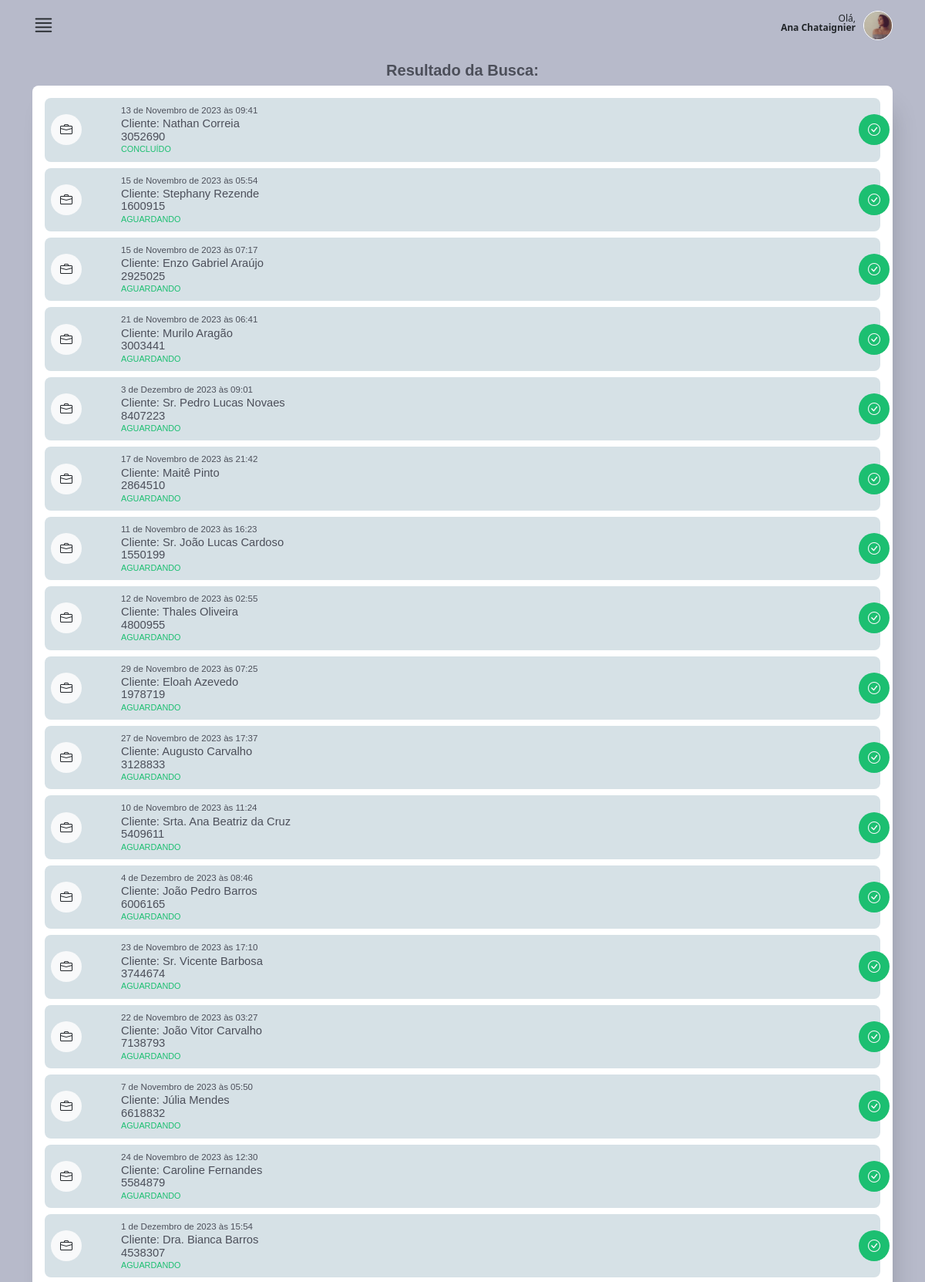
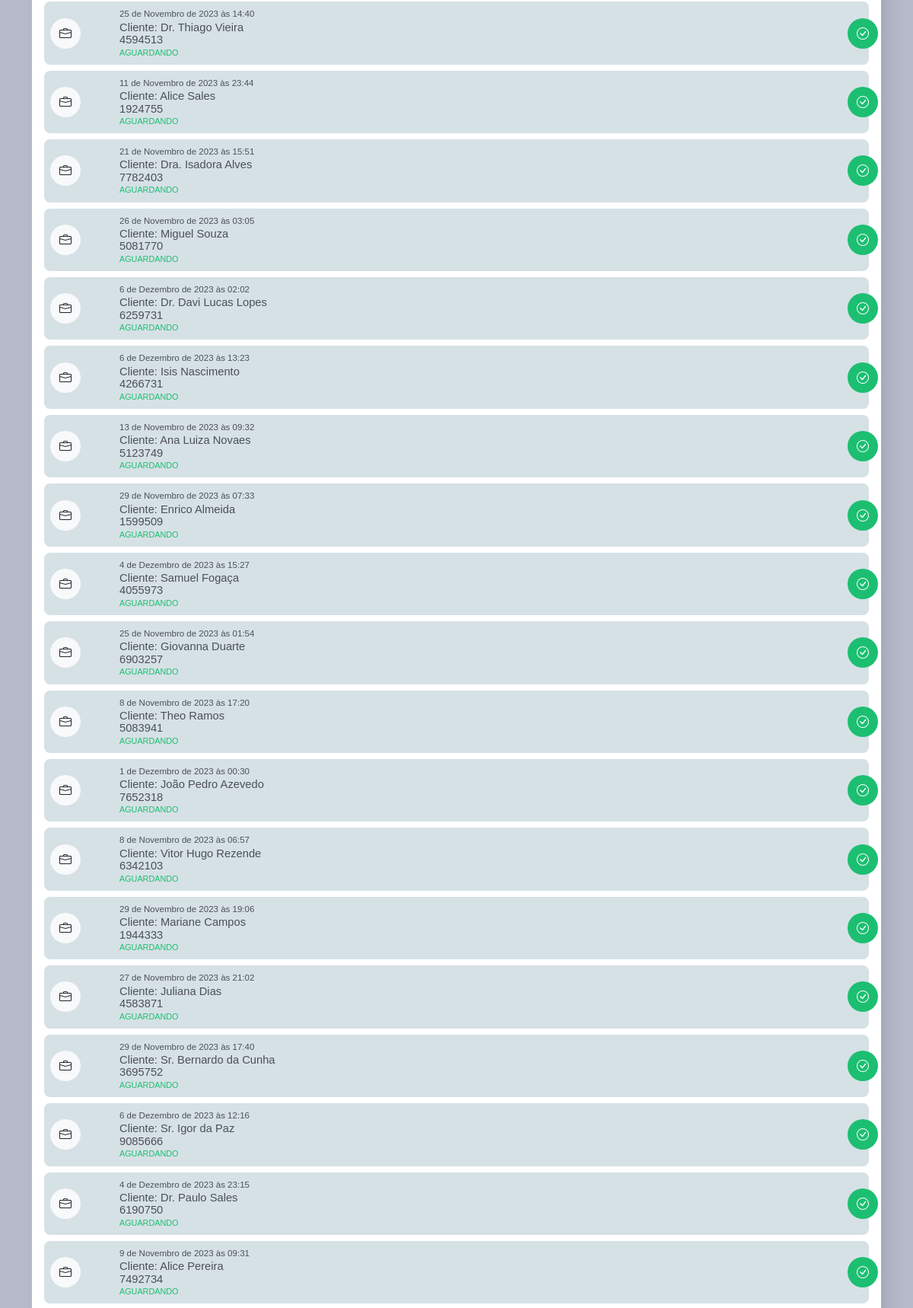
Page /main/tela_busca_resultado/ (signed in, upper part) on the committed database (2 pictures, top to bottom).
### authentication/models.py (models this page shows)
class CustomUser(AbstractUser):
    telefone = models.CharField(max_length=15, null=False)
    endereco = models.ForeignKey(Endereco, on_delete=models.CASCADE, null=True, default=None)
    foto = models.ImageField(upload_to="img/perfil_user/", null=True, blank=True)

### staff/models.py (models this page shows, shortened)
class OrdemDeServico(models.Model):
    ticket = models.CharField(max_length=200)
    tecnico = models.ForeignKey(CustomUser, on_delete=models.CASCADE, related_name="ordens_técnico")
    staff = models.ForeignKey(CustomUser, on_delete=models.CASCADE, related_name="ordens_staff")
    descricao = models.TextField(max_length=600)
    previsao_chegada = models.DateTimeField()
    previsao_execucao = models.DateTimeField()
    material = models.CharField(max_length=100, validators=[MinLengthValidator(3)])
    equipamento = models.CharField(max_length=100, validators=[MinLengthValidator(3)])
    data_criacao = models.DateTimeField(auto_now_add=True)
    cliente = models.ForeignKey(Cliente, on_delete=models.CASCADE)
    contrato = models.CharField(max_length=700, null = True, blank=True)
    atividade = models.CharField(max_length=50, choices=ACTIVITY_CHOICES)
    status_tecnico = models.CharField(max_length=50, choices=TECNICAL_CHOICES)
    status = models.CharField(max_length=10, choices=STATUS_CHOICES, default="Aguardando")

class Cliente(models.Model):
    nome = models.CharField(max_length=50, validators=[MinLengthValidator(3)])
    rg = models.CharField(max_length=11, validators=[MinLengthValidator(3)])
    endereco = models.ForeignKey(Endereco, on_delete=models.CASCADE)
    telefone1 = models.CharField(max_length=11, validators=[MinLengthValidator(3)])
    telefone2 = models.CharField(max_length=11, validators=[MinLengthValidator(3)])

### main/views.py (the view, shortened to what this page needs)
def tela_busca_resultado(request):
    ordens = OrdemDeServico.objects.filter(tecnico=request.user)
    return render(request, "tela_busca_resultado.html", {"ordens": ordens})

### main/templates/tela_busca_resultado.html (shortened to what this page needs)
{% extends "base2.html" %}
{%load static%}
{% block rest %}
<section id="oc_lista">
    <div class="container">
      <div class="row">
        <div class="col-10 offset-1 text-center mt-3">
          <h5 class="font-bold color04">Resultado da Busca:</h5>
        </div>
      </div>
      <div class="listas_here box-shadow">
        <div class="tab-content" id="pills-tabContent">
            <div class="tab-pane pt-3 fade show active" id="pills-01" role="tabpanel" aria-labelledby="pills-home-tab" tabindex="0">
        {% if ordens %}
            {% for ordem in ordens %}
              <div class="oc_lista_item">
                <a href="{% url 'os_detail' ordem.id %}" class="a-whole"></a>
                <div class="row">
                    <div class="col-2 col-md-1">
                        <div class="icon bg-light"><i class="bi bi-briefcase text-dark"></i></div>
                    </div>
                    <div class="col-9 col-md-11">
                        <div class="oc_l_data color04 font-light">{{ordem.previsao_chegada}}</div>
                        <div class="oc_l_nome font-medium color04">Cliente: {{ordem.cliente.nome}}</div>
                        <div class="oc_l_nome font-medium color04">{{ordem.ticket}}</div>
                        <div class="oc_l_status font-medium color02">{{ordem.status}}</div>
                    </div>
                    <div class="status_icon bg02 text-light">
                        <i class="bi bi-check-circle"></i>
                    </div>
                </div>
              </div>
              {% endfor %}
            {% endif %}
            </div>
        </div>
    </div>
    </div>
  </section>
{% endblock %}

### main/templates/base2.html (shortened to what this page needs)
{%load static%}
<!DOCTYPE html>
<html lang="en" data-bs-theme="auto">
  <head>
    <link
      rel="stylesheet"
      href="https://cdn.jsdelivr.net/npm/@docsearch/css@3"
    />
    <link
      rel="stylesheet"
      href="https://cdn.jsdelivr.net/npm/bootstrap-icons@1.11.1/font/bootstrap-icons.css"
    />
    <link
      href="{% static 'assets/dist/css/bootstrap.min.css' %}"
      rel="stylesheet"
    />
    <link href="{% static 'assets/css/app_mamminfo.css' %}" rel="stylesheet" />
  </head>
  <body>
    <main class="bg03">
      <header>
        <div class="container">
          <div id="super_menu">
            <div class="row">
              <div class="col-3 text-start">
                <i class="bi bi-justify i_main"></i>
              </div>
              <div class="col-9 text-end">
                <p class="mt-2">
                  Olá,<br />
                  <strong>{{ user.first_name }} {{ user.last_name }}</strong>
                </p>
                <div class="photo_user mt-1">
                  {% if request.user.foto %}
                  <img src="{{ request.user.foto.url }}" alt="User Photo" />
                  {% else %}
                  <img
                    src="https://cdn-icons-png.flaticon.com/512/3106/3106807.png?auto=format&fit=crop&q=80&w=1760&ixlib=rb-4.0.3&ixid=M3wxMjA3fDB8MHxwaG90by1wYWdlfHx8fGVufDB8fHx8fA%3D%3D"
                    alt=""
                  />
                  {% endif %}
                </div>
              </div>
            </div>
          </div>
        </div>
      </header>
      {% block rest %}{% endblock %}
    </main>
  </body>
</html>

### main/templates/static/assets/css/app_mamminfo.css (style rules this page uses)
html { font-family: 'Noto', sans-serif;background: #ced0dc; }
.font-medium { font-family: 'NotoMedium', sans-serif;font-weight: 400; }
.font-bold { font-family: 'NotoBold', sans-serif;font-weight: 600; }
.font-light { font-family: 'NotoLight', sans-serif;font-weight: 300; }
.bg02 { background: #1cbf71; }
.bg03 { background: #b7baca; }
.color02 { color: #1cbf71; }
.color04 { color: #4c4f5a; }
section { height: auto;min-height: 90vh;max-width: 100vw;width: 100%; }
.box-shadow { box-shadow: 10px 20px 32px -12px rgba(0,0,0,.2); }
.a-whole { position: absolute;top: 0;bottom: 0;left: 0;right: 0;width: 100%;height: 100%;z-index: 1;display: block; }
#super_menu { padding: 10px 0;position: relative; }
#super_menu p { font-size: .75rem;line-height: 100%;display: inline-block;margin: 0 10px 0 0; }
#super_menu .i_main { font-size: 1.8rem; }
#super_menu .photo_user { float: right;display: inline-block; }
#super_menu .photo_user img { width: 38px;height: 38px;display: block;border-radius: 38px;object-fit: cover;transform-origin: 50% 50%;border: 1px solid #fff; }
#oc_lista { padding-bottom: 72px; }
#oc_lista .listas_here { background: #fff;border-radius: 8px; }
#oc_lista .tab-pane { padding: 8px 16px; }
#oc_lista .oc_lista_item { background: #d6e1e6;border-radius: 8px;padding: 8px;position: relative;margin-bottom: 8px; }
#oc_lista .oc_lista_item .icon { width: 40px;height: 40px;border-radius: 40px;display: inline-block;text-align: center;line-height: 40px;position: absolute;l: 0;top: 0;bottom: 0;margin: auto; }
#oc_lista .oc_lista_item .oc_l_data { font-size: .72rem; }
#oc_lista .oc_lista_item .oc_l_nome { font-size: .92rem;line-height: 112%;white-space: nowrap;overflow: hidden;text-overflow: ellipsis; }
#oc_lista .oc_lista_item .oc_l_status { font-size: .675rem;text-transform: uppercase; }
#oc_lista .oc_lista_item .status_icon { width: 40px;height: 40px;border-radius: 40px;display: inline-block;text-align: center;line-height: 40px;position: absolute;right: -12px;top: 0;bottom: 0;margin: auto; }

### rows in the picture
CustomUser: first_name "Ana", last_name "Chataignier", user.foto (picture)
OrdemDeServico: previsao_chegada "13 de Novembro de 2023 às 09:41", cliente.nome "Nathan Correia", ticket "3052690", status "CONCLUÍDO"
OrdemDeServico: previsao_chegada "15 de Novembro de 2023 às 05:54", cliente.nome "Stephany Rezende", ticket "1600915", status "AGUARDANDO"
OrdemDeServico: previsao_chegada "15 de Novembro de 2023 às 07:17", cliente.nome "Enzo Gabriel Araújo", ticket "2925025", status "AGUARDANDO"
OrdemDeServico: previsao_chegada "21 de Novembro de 2023 às 06:41", cliente.nome "Murilo Aragão", ticket "3003441", status "AGUARDANDO"
OrdemDeServico: previsao_chegada "3 de Dezembro de 2023 às 09:01", cliente.nome "Sr. Pedro Lucas Novaes", ticket "8407223", status "AGUARDANDO"
OrdemDeServico: previsao_chegada "17 de Novembro de 2023 às 21:42", cliente.nome "Maitê Pinto", ticket "2864510", status "AGUARDANDO"
OrdemDeServico: previsao_chegada "11 de Novembro de 2023 às 16:23", cliente.nome "Sr. João Lucas Cardoso", ticket "1550199", status "AGUARDANDO"
OrdemDeServico: previsao_chegada "12 de Novembro de 2023 às 02:55", cliente.nome "Thales Oliveira", ticket "4800955", status "AGUARDANDO"
OrdemDeServico: previsao_chegada "29 de Novembro de 2023 às 07:25", cliente.nome "Eloah Azevedo", ticket "1978719", status "AGUARDANDO"
OrdemDeServico: previsao_chegada "27 de Novembro de 2023 às 17:37", cliente.nome "Augusto Carvalho", ticket "3128833", status "AGUARDANDO"
OrdemDeServico: previsao_chegada "10 de Novembro de 2023 às 11:24", cliente.nome "Srta. Ana Beatriz da Cruz", ticket "5409611", status "AGUARDANDO"
OrdemDeServico: previsao_chegada "4 de Dezembro de 2023 às 08:46", cliente.nome "João Pedro Barros", ticket "6006165", status "AGUARDANDO"
OrdemDeServico: previsao_chegada "23 de Novembro de 2023 às 17:10", cliente.nome "Sr. Vicente Barbosa", ticket "3744674", status "AGUARDANDO"
OrdemDeServico: previsao_chegada "22 de Novembro de 2023 às 03:27", cliente.nome "João Vitor Carvalho", ticket "7138793", status "AGUARDANDO"
OrdemDeServico: previsao_chegada "7 de Novembro de 2023 às 05:50", cliente.nome "Júlia Mendes", ticket "6618832", status "AGUARDANDO"
OrdemDeServico: previsao_chegada "24 de Novembro de 2023 às 12:30", cliente.nome "Caroline Fernandes", ticket "5584879", status "AGUARDANDO"
OrdemDeServico: previsao_chegada "1 de Dezembro de 2023 às 15:54", cliente.nome "Dra. Bianca Barros", ticket "4538307", status "AGUARDANDO"
OrdemDeServico: previsao_chegada "25 de Novembro de 2023 às 14:40", cliente.nome "Dr. Thiago Vieira", ticket "4594513", status "AGUARDANDO"
OrdemDeServico: previsao_chegada "11 de Novembro de 2023 às 23:44", cliente.nome "Alice Sales", ticket "1924755", status "AGUARDANDO"
OrdemDeServico: previsao_chegada "21 de Novembro de 2023 às 15:51", cliente.nome "Dra. Isadora Alves", ticket "7782403", status "AGUARDANDO"
OrdemDeServico: previsao_chegada "26 de Novembro de 2023 às 03:05", cliente.nome "Miguel Souza", ticket "5081770", status "AGUARDANDO"
OrdemDeServico: previsao_chegada "6 de Dezembro de 2023 às 02:02", cliente.nome "Dr. Davi Lucas Lopes", ticket "6259731", status "AGUARDANDO"
OrdemDeServico: previsao_chegada "6 de Dezembro de 2023 às 13:23", cliente.nome "Isis Nascimento", ticket "4266731", status "AGUARDANDO"
OrdemDeServico: previsao_chegada "13 de Novembro de 2023 às 09:32", cliente.nome "Ana Luiza Novaes", ticket "5123749", status "AGUARDANDO"
OrdemDeServico: previsao_chegada "29 de Novembro de 2023 às 07:33", cliente.nome "Enrico Almeida", ticket "1599509", status "AGUARDANDO"
OrdemDeServico: previsao_chegada "4 de Dezembro de 2023 às 15:27", cliente.nome "Samuel Fogaça", ticket "4055973", status "AGUARDANDO"
OrdemDeServico: previsao_chegada "25 de Novembro de 2023 às 01:54", cliente.nome "Giovanna Duarte", ticket "6903257", status "AGUARDANDO"
OrdemDeServico: previsao_chegada "8 de Novembro de 2023 às 17:20", cliente.nome "Theo Ramos", ticket "5083941", status "AGUARDANDO"
OrdemDeServico: previsao_chegada "1 de Dezembro de 2023 às 00:30", cliente.nome "João Pedro Azevedo", ticket "7652318", status "AGUARDANDO"
OrdemDeServico: previsao_chegada "8 de Novembro de 2023 às 06:57", cliente.nome "Vitor Hugo Rezende", ticket "6342103", status "AGUARDANDO"
OrdemDeServico: previsao_chegada "29 de Novembro de 2023 às 19:06", cliente.nome "Mariane Campos", ticket "1944333", status "AGUARDANDO"
OrdemDeServico: previsao_chegada "27 de Novembro de 2023 às 21:02", cliente.nome "Juliana Dias", ticket "4583871", status "AGUARDANDO"
OrdemDeServico: previsao_chegada "29 de Novembro de 2023 às 17:40", cliente.nome "Sr. Bernardo da Cunha", ticket "3695752", status "AGUARDANDO"
OrdemDeServico: previsao_chegada "6 de Dezembro de 2023 às 12:16", cliente.nome "Sr. Igor da Paz", ticket "9085666", status "AGUARDANDO"
OrdemDeServico: previsao_chegada "4 de Dezembro de 2023 às 23:15", cliente.nome "Dr. Paulo Sales", ticket "6190750", status "AGUARDANDO"
OrdemDeServico: previsao_chegada "9 de Novembro de 2023 às 09:31", cliente.nome "Alice Pereira", ticket "7492734", status "AGUARDANDO"
